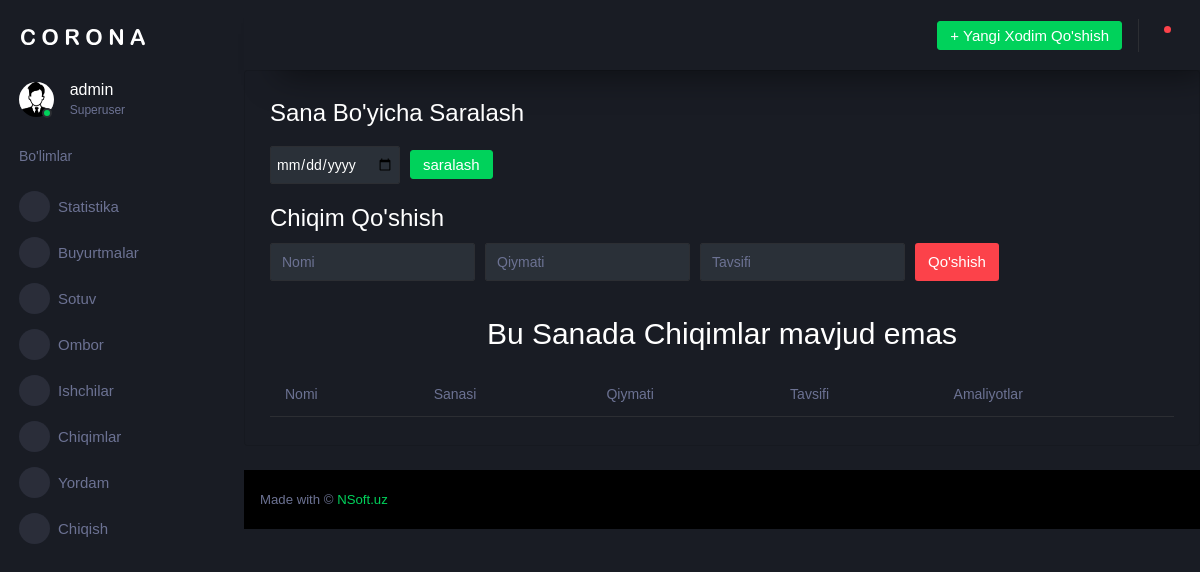
The page /crm/expances/ (signed in) on the database as committed earlier.
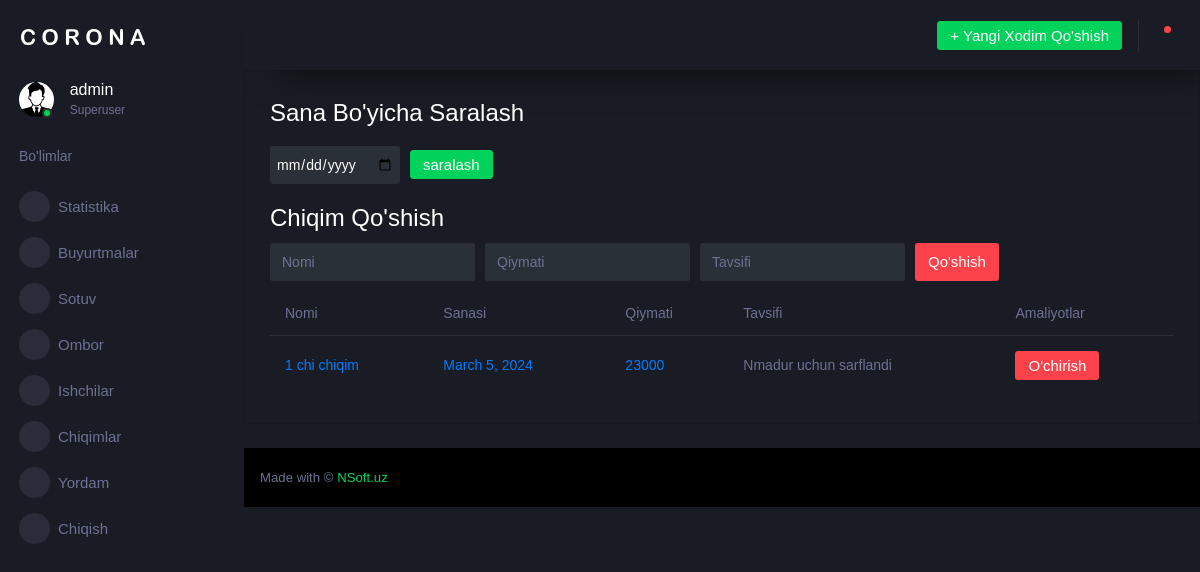
The same page on the database as committed later.
### expances/models.py (models this page shows)
class Expances(models.Model):
    name = models.CharField(max_length=250)
    amount = models.PositiveIntegerField(default=0)
    description = models.TextField(blank=True)
    date_added = models.DateField(auto_now_add = True)
    def __str__(self):
        return self.name

### expances/views.py (the view, shortened to what this page needs)
# urls.py: path("", views.Expances.as_view(), name="expance_main"),
@method_decorator(superuser_required, name='dispatch')
class Expances(View):
    template_name = "expances/expances.html"
    def get_context_data(self,**kwargs):
        context = {
            "expances" : models.Expances.objects.all()
        }
        return context
    def get(self, request):
        context = self.get_context_data()
        print(context["expances"])
        return render(request, self.template_name, context)

### crm/context_pro.py (called while the page is built)
def notifications(request):
    try:
        notification = Notification.objects.filter(order__status="Active")
    except Notification.DoesNotExist:
        notification = ""
    return {
        'notifications': notification,
    }

### expances/views.py (called while the page is built)
def is_superuser(user):
    if user.is_authenticated:
        return user.is_superuser
    return False

### shop/context_processors.py (called while the page is built)
def wishlist_count(request):
    session_key = request.session.session_key
    items = [i for i in models.WishlistItem.objects.filter(session_key = session_key)]
    cart_items = [i for i in models.CartItems.objects.filter(session_key = session_key)]
    return {
        "count_wishlist":len(items),
        "items":[i.product_id for i in items],
        "cart_items": len(cart_items)
        }

### templates/expances/expances.html (shortened to what this page needs)
{% extends "admin_wrapper.html" %}
{% block content %}
<div class="row">
    <div class="col-lg-12 grid-margin stretch-card">
      <div class="card">
        <div class="card-body">
          <h3 class="card-title">Sana bo'yicha Saralash</h3>
          <div style="display: flex;column-gap: 10px;">
            <form  method="POST" style="display: flex;align-items: center;gap: 10px;">
              <input type="date" class="form-control" name="date" style="padding: 0 5px;">
              <button type="submit" class="btn btn-success" name="date_filter">saralash</button>
            </form>
          </div>
          <div style="margin-top: 20px;">
            <h3>Chiqim Qo'shish</h3>
            <form method="POST" style="width: 100%;display: flex;column-gap: 10px; margin-top: 10px;">
                <div>
                    <input type="text" class="form-control" name="name" placeholder="Nomi">
                </div>
                <div>
                    <input type="text" class="form-control" name="amount" placeholder="Qiymati">
                </div>
                <div>
                    <input type="text" class="form-control" name="description" placeholder="Tavsifi">
                </div>
                <button type="submit" class="btn bg-danger" name="create">Qo'shish</button>
            </form>
          </div>
          <div class="table-responsive" style="margin-top: 10px;">
            <table class="table table-hover" style="overflow: visible;">
              <thead>
                <tr>
                  <th>Nomi</th>
                  <th>Sanasi</th>
                  <th>Qiymati</th>
                  <th>Tavsifi</th>
                  <th>Amaliyotlar</th>
                </tr>
              </thead>
              {% if expances %}
              <tbody>
                {% for i in expances %}
                <tr>
                  <td><a href="{% url 'orders:detail' i.id %}">{{ i.name }}</a></td>
                  <td><a href="{% url 'orders:detail' i.id %}">{{ i.date_added }}</a></td>
                  <td><a href="{% url 'orders:detail' i.id %}">{{ i.amount }}</a></td>
                  <td>{{ i.description }}</td>
                  <td>
                    <form method="POST">
                        <button type="submit" name="delete" class="btn bg-danger">O'chirish</button>
                    </form>
                  </td>
                </tr>
                {% endfor %}
            </tbody>
            {% else %}
            <p style="margin-top: 20px;text-align: center;font-size: 30px;"> Bu Sanada Chiqimlar mavjud emas </p>
            {% endif %}
            </table>
          </div>
        </div>
      </div>
    </div>
</div>
{% endblock content %}

Rows that differ between the two databases and show on the page:
added Expances: name "1 chi chiqim", date_added "March 5, 2024", amount "23000", description "Nmadur uchun sarflandi"
Other text that changed with them:
text no longer shown: "Bu Sanada Chiqimlar mavjud emas"
